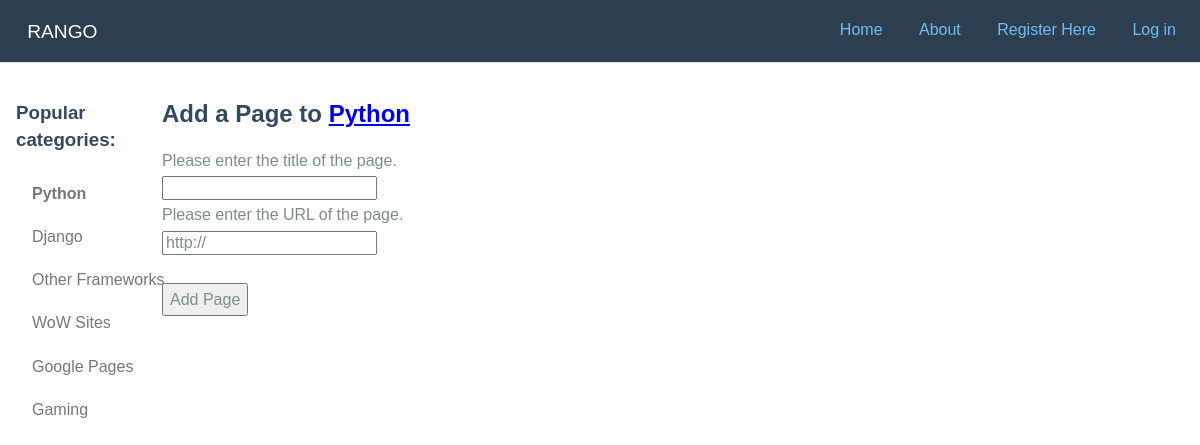
/rango/category/python/add_page/, run on the app's committed database.
### rango/models.py (models this page shows, shortened)
class Category(models.Model):
    name = models.CharField(max_length=128, unique=True)
    views = models.IntegerField(default=0)
    likes = models.IntegerField(default=0)
    slug = models.SlugField(unique=True)
    class Meta:
        verbose_name_plural = 'Categories'

### rango/views.py (the view, shortened to what this page needs)
# urls.py: path('category/<category_name_slug>/add_page/', views.add_page, name='add_page'),
def add_page(request, category_name_slug):
    try:
        category = Category.objects.get(slug=category_name_slug)
    except Category.DoesNotExist:
        category = None
    form = PageForm()
    context_dict = {'form': form, 'category': category}
    return render(request, 'rango/add_page.html', context_dict)

### rango/forms.py
class PageForm(forms.ModelForm):
    title = forms.CharField(max_length=128, help_text="Please enter the title of the page.")
    url = forms.URLField(max_length=200, help_text="Please enter the URL of the page.", initial='http://')
    views = forms.IntegerField(widget=forms.HiddenInput(), initial=0)
    class Meta:
        model = Page
        exclude = ('category', )

### rango/templatetags/rango_template_tags.py (called while the page is built)
@register.inclusion_tag('rango/cats.html')
def get_category_list(cat=None):
    return {'cats': Category.objects.all(),
            'act_cat': cat}

### templates/rango/add_page.html (shortened to what this page needs)
{% extends 'rango/base.html' %}
{% load staticfiles %}
{% block body_block %}
        {% if category %}
        <h2 class="form-signin-heading">Add a Page to <a href="/rango/category/{{category.slug}}/">{{category.name}}</a></h2>
                {% for field in form.visible_fields %}
                    {{ field.help_text }} <br/>
                    {{ field }} <br />
                {% endfor %} <br />
                <button class="btn btn-primary" type="submit" name="submit">Add Page</button>
        {% else %}
            <p>The specified category does not exist!</p>
        {% endif%}
{% endblock %}

### templates/rango/cats.html
{% if cats %}
    {% for c in cats %}
        {% if c == act_cat %}
        <ul class="pure-menu-list">
        <li class="pure-menu-item"><strong><a href="{% url 'rango:show_category' c.slug %}" class="pure-menu-link">{{ c.name }}</a></strong></li>
        </ul>
        {% else %}
        <ul class="pure-menu-list">
        <li class="pure-menu-item"><a href="{% url 'rango:show_category' c.slug %}" class="pure-menu-link">{{ c.name }}</a></li>
        </ul>
        {% endif %}
    {% endfor %}
{% endif %}

### static/marketing.css (style rules this page uses)
* { -webkit-box-sizing: border-box; -moz-box-sizing: border-box; box-sizing: border-box; }
body { line-height: 1.7em; color: #7f8c8d; font-size: 13px; }
h1, h2, h3, h4, h5, h6, label { color: #34495e; }
@media (min-width: 48em) { body { font-size: 16px; } }

### data on the page
Category: name "Python"
Category: name "Django"
Category: name "Other Frameworks"
Category: name "WoW Sites"
Category: name "Google Pages"
Category: name "Gaming"

### other printed values
{{ field.help_text }} "Please enter the title of the page." "Please enter the URL of the page."
